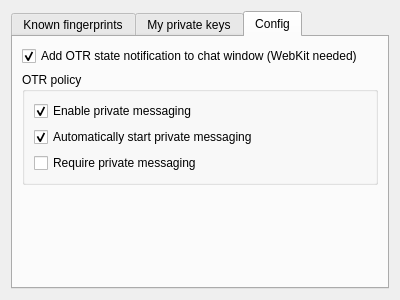
<?xml version="1.0" encoding="UTF-8"?>
<ui version="4.0">
 <class>SettingsWidget</class>
 <widget class="QWidget" name="SettingsWidget">
  <property name="geometry">
   <rect>
    <x>0</x>
    <y>0</y>
    <width>400</width>
    <height>300</height>
   </rect>
  </property>
  <property name="windowTitle">
   <string>Form</string>
  </property>
  <layout class="QVBoxLayout" name="verticalLayout">
   <item>
    <widget class="QTabWidget" name="tabWidget">
     <property name="currentIndex">
      <number>2</number>
     </property>
     <widget class="QWidget" name="tab">
      <attribute name="title">
       <string>Known fingerprints</string>
      </attribute>
      <layout class="QVBoxLayout" name="verticalLayout_4">
       <item>
        <widget class="QTableWidget" name="fingerprintsTable">
         <property name="editTriggers">
          <set>QAbstractItemView::NoEditTriggers</set>
         </property>
         <property name="alternatingRowColors">
          <bool>true</bool>
         </property>
         <property name="selectionMode">
          <enum>QAbstractItemView::SingleSelection</enum>
         </property>
         <property name="selectionBehavior">
          <enum>QAbstractItemView::SelectRows</enum>
         </property>
         <attribute name="horizontalHeaderStretchLastSection">
          <bool>true</bool>
         </attribute>
         <attribute name="horizontalHeaderStretchLastSection">
          <bool>true</bool>
         </attribute>
         <column>
          <property name="text">
           <string>Account</string>
          </property>
         </column>
         <column>
          <property name="text">
           <string>Pecipient</string>
          </property>
         </column>
         <column>
          <property name="text">
           <string>Fingerprint</string>
          </property>
         </column>
         <column>
          <property name="text">
           <string>Trust</string>
          </property>
         </column>
         <column>
          <property name="text">
           <string>Message state</string>
          </property>
         </column>
        </widget>
       </item>
       <item>
        <layout class="QHBoxLayout" name="horizontalLayout">
         <item>
          <widget class="QPushButton" name="forgetButton">
           <property name="text">
            <string>Forget</string>
           </property>
          </widget>
         </item>
        </layout>
       </item>
      </layout>
     </widget>
     <widget class="QWidget" name="tab_2">
      <attribute name="title">
       <string>My private keys</string>
      </attribute>
      <layout class="QVBoxLayout" name="verticalLayout_5">
       <item>
        <widget class="QTableWidget" name="keysTable">
         <property name="editTriggers">
          <set>QAbstractItemView::NoEditTriggers</set>
         </property>
         <property name="alternatingRowColors">
          <bool>true</bool>
         </property>
         <property name="selectionBehavior">
          <enum>QAbstractItemView::SelectRows</enum>
         </property>
         <attribute name="horizontalHeaderStretchLastSection">
          <bool>true</bool>
         </attribute>
         <attribute name="horizontalHeaderStretchLastSection">
          <bool>true</bool>
         </attribute>
         <column>
          <property name="text">
           <string>Account</string>
          </property>
         </column>
         <column>
          <property name="text">
           <string>Protocol</string>
          </property>
         </column>
         <column>
          <property name="text">
           <string>Key</string>
          </property>
         </column>
        </widget>
       </item>
       <item>
        <widget class="QPushButton" name="pushButton">
         <property name="text">
          <string>Forget</string>
         </property>
        </widget>
       </item>
      </layout>
     </widget>
     <widget class="QWidget" name="tab_3">
      <attribute name="title">
       <string>Config</string>
      </attribute>
      <layout class="QVBoxLayout" name="verticalLayout_2">
       <item>
        <widget class="QCheckBox" name="notify_checkbox">
         <property name="text">
          <string>Add OTR state notification to chat window (WebKit needed)</string>
         </property>
         <property name="checked">
          <bool>true</bool>
         </property>
        </widget>
       </item>
       <item>
        <widget class="QGroupBox" name="groupBox">
         <property name="title">
          <string>OTR policy</string>
         </property>
         <layout class="QVBoxLayout" name="verticalLayout_3">
          <item>
           <widget class="QCheckBox" name="polEnable">
            <property name="text">
             <string>Enable private messaging</string>
            </property>
            <property name="checked">
             <bool>true</bool>
            </property>
           </widget>
          </item>
          <item>
           <widget class="QCheckBox" name="polAuto">
            <property name="text">
             <string>Automatically start private messaging</string>
            </property>
            <property name="checked">
             <bool>true</bool>
            </property>
           </widget>
          </item>
          <item>
           <widget class="QCheckBox" name="polReq">
            <property name="text">
             <string>Require private messaging</string>
            </property>
           </widget>
          </item>
         </layout>
        </widget>
       </item>
       <item>
        <spacer name="verticalSpacer">
         <property name="orientation">
          <enum>Qt::Vertical</enum>
         </property>
         <property name="sizeHint" stdset="0">
          <size>
           <width>20</width>
           <height>40</height>
          </size>
         </property>
        </spacer>
       </item>
      </layout>
     </widget>
    </widget>
   </item>
  </layout>
 </widget>
 <resources/>
 <connections>
  <connection>
   <sender>polAuto</sender>
   <signal>toggled(bool)</signal>
   <receiver>polReq</receiver>
   <slot>setEnabled(bool)</slot>
   <hints>
    <hint type="sourcelabel">
     <x>91</x>
     <y>99</y>
    </hint>
    <hint type="destinationlabel">
     <x>88</x>
     <y>122</y>
    </hint>
   </hints>
  </connection>
  <connection>
   <sender>polEnable</sender>
   <signal>toggled(bool)</signal>
   <receiver>polAuto</receiver>
   <slot>setEnabled(bool)</slot>
   <hints>
    <hint type="sourcelabel">
     <x>133</x>
     <y>68</y>
    </hint>
    <hint type="destinationlabel">
     <x>136</x>
     <y>95</y>
    </hint>
   </hints>
  </connection>
  <connection>
   <sender>polEnable</sender>
   <signal>toggled(bool)</signal>
   <receiver>polAuto</receiver>
   <slot>setChecked(bool)</slot>
   <hints>
    <hint type="sourcelabel">
     <x>63</x>
     <y>71</y>
    </hint>
    <hint type="destinationlabel">
     <x>61</x>
     <y>100</y>
    </hint>
   </hints>
  </connection>
 </connections>
</ui>
